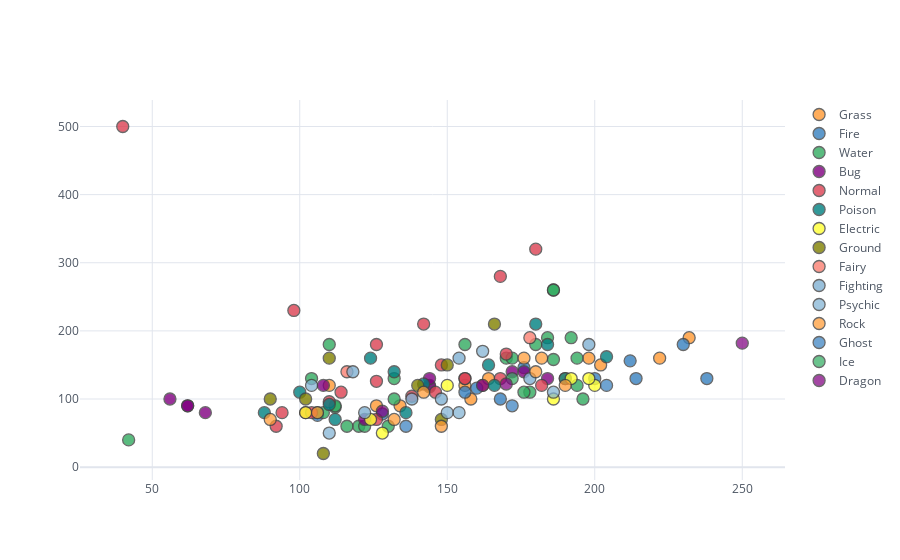

The code cell stored with this chart in its notebook:
### Code cell
#We can do scatter plots as follows: 
df.iplot(kind="scatter", theme="white",x="atk",y="stamina",
            categories="primary")

### Figure 1 — Plotly figure (JSON) as saved in the notebook; plotly's stock layout.template omitted (floating-point values rounded to 4 significant figures)
{"data": [{"marker": {"color": "rgba(255, 153, 51, 1.0)", "line": {"width": 1.3}, "opacity": 0.8, "size": 12, "symbol": "circle"}, "mode": "markers", "name": "Grass", "textfont": {"color": "#4D5663"}, "type": "scatter", "x": [126, 156, 198, 134, 162, 202, 158, 190, 222, 110, 232, 164], "y": [90, 120, 160, 90, 120, 150, 100, 130, 160, 120, 190, 130]}, {"marker": {"color": "rgba(55, 128, 191, 1.0)", "line": {"width": 1.3}, "opacity": 0.8, "size": 12, "symbol": "circle"}, "mode": "markers", "name": "Fire", "textfont": {"color": "#4D5663"}, "type": "scatter", "x": [128, 160, 212, 106, 176, 156, 230, 168, 200, 214, 238], "y": [78, 116, 156, 76, 146, 110, 180, 100, 130, 130, 130]}, {"marker": {"color": "rgba(50, 171, 96, 1.0)", "line": {"width": 1.3}, "opacity": 0.8, "size": 12, "symbol": "circle"}, "mode": "markers", "name": "Water", "textfont": {"color": "#4D5663"}, "type": "scatter", "x": [112, 144, 186, 132, 194, 108, 132, 180, 106, 170, 110, 184, 104, 156, 120, 196, 116, 178, 122, 176, 112, 172, 130, 194, 42, 192, 186, 186], "y": [88, 118, 158, 100, 160, 80, 130, 180, 80, 160, 180, 190, 130, 180, 60, 100, 60, 110, 60, 110, 90, 160, 60, 120, 40, 190, 260, 260]}, {"marker": {"color": "rgba(128, 0, 128, 1.0)", "line": {"width": 1.3}, "opacity": 0.8, "size": 12, "symbol": "circle"}, "mode": "markers", "name": "Bug", "textfont": {"color": "#4D5663"}, "type": "scatter", "x": [62, 56, 144, 68, 62, 144, 122, 162, 108, 172, 176, 184], "y": [90, 100, 120, 80, 90, 130, 70, 120, 120, 140, 140, 130]}, {"marker": {"color": "rgba(219, 64, 82, 1.0)", "line": {"width": 1.3}, "opacity": 0.8, "size": 12, "symbol": "circle"}, "mode": "markers", "name": "Normal", "textfont": {"color": "#4D5663"}, "type": "scatter", "x": [94, 126, 170, 92, 146, 102, 168, 98, 168, 104, 156, 138, 126, 182, 126, 40, 142, 148, 110, 114, 156, 180], "y": [80, 126, 166, 60, 110, 80, 130, 230, 280, 80, 130, 104, 70, 120, 180, 500, 210, 150, 96, 110, 130, 320]}, {"marker": {"color": "rgba(0, 128, 128, 1.0)", "line": {"width": 1.3}, "opacity": 0.8, "size": 12, "symbol": "circle"}, "mode": "markers", "name": "Poison", "textfont": {"color": "#4D5663"}, "type": "scatter", "x": [112, 166, 100, 132, 184, 110, 142, 204, 88, 164, 124, 180, 136, 190], "y": [70, 120, 110, 140, 180, 92, 122, 162, 80, 150, 160, 210, 80, 130]}, {"marker": {"color": "rgba(255, 255, 51, 1.0)", "line": {"width": 1.3}, "opacity": 0.8, "size": 12, "symbol": "circle"}, "mode": "markers", "name": "Electric", "textfont": {"color": "#4D5663"}, "type": "scatter", "x": [124, 200, 128, 186, 102, 150, 198, 192], "y": [70, 120, 50, 100, 80, 120, 130, 130]}, {"marker": {"color": "rgba(128, 128, 0, 1.0)", "line": {"width": 1.3}, "opacity": 0.8, "size": 12, "symbol": "circle"}, "mode": "markers", "name": "Ground", "textfont": {"color": "#4D5663"}, "type": "scatter", "x": [90, 150, 108, 148, 102, 140, 110, 166], "y": [100, 150, 20, 70, 100, 120, 160, 210]}, {"marker": {"color": "rgba(251, 128, 114, 1.0)", "line": {"width": 1.3}, "opacity": 0.8, "size": 12, "symbol": "circle"}, "mode": "markers", "name": "Fairy", "textfont": {"color": "#4D5663"}, "type": "scatter", "x": [116, 178], "y": [140, 190]}, {"marker": {"color": "rgba(128, 177, 211, 1.0)", "line": {"width": 1.3}, "opacity": 0.8, "size": 12, "symbol": "circle"}, "mode": "markers", "name": "Fighting", "textfont": {"color": "#4D5663"}, "type": "scatter", "x": [122, 178, 118, 154, 198, 148, 138], "y": [80, 130, 140, 160, 180, 100, 100]}, {"marker": {"color": "rgba(128, 177, 211, 0.8999999999999999)", "line": {"width": 1.3}, "opacity": 0.8, "size": 12, "symbol": "circle"}, "mode": "markers", "name": "Psychic", "textfont": {"color": "#4D5663"}, "type": "scatter", "x": [110, 150, 186, 104, 162, 154], "y": [50, 80, 110, 120, 170, 80]}, {"marker": {"color": "rgba(255, 153, 51, 0.8999999999999999)", "line": {"width": 1.3}, "opacity": 0.8, "size": 12, "symbol": "circle"}, "mode": "markers", "name": "Rock", "textfont": {"color": "#4D5663"}, "type": "scatter", "x": [106, 142, 176, 90, 132, 180, 148, 190, 182], "y": [80, 110, 160, 70, 70, 140, 60, 120, 160]}, {"marker": {"color": "rgba(55, 128, 191, 0.8999999999999999)", "line": {"width": 1.3}, "opacity": 0.8, "size": 12, "symbol": "circle"}, "mode": "markers", "name": "Ghost", "textfont": {"color": "#4D5663"}, "type": "scatter", "x": [136, 172, 204], "y": [60, 90, 120]}, {"marker": {"color": "rgba(50, 171, 96, 0.8999999999999999)", "line": {"width": 1.3}, "opacity": 0.8, "size": 12, "symbol": "circle"}, "mode": "markers", "name": "Ice", "textfont": {"color": "#4D5663"}, "type": "scatter", "x": [172], "y": [130]}, {"marker": {"color": "rgba(128, 0, 128, 0.8999999999999999)", "line": {"width": 1.3}, "opacity": 0.8, "size": 12, "symbol": "circle"}, "mode": "markers", "name": "Dragon", "textfont": {"color": "#4D5663"}, "type": "scatter", "x": [128, 170, 250], "y": [82, 122, 182]}], "layout": {"legend": {"bgcolor": "#FFFFFF", "font": {"color": "#4D5663"}}, "paper_bgcolor": "#FFFFFF", "plot_bgcolor": "#FFFFFF", "title": {"font": {"color": "#4D5663"}}, "xaxis": {"gridcolor": "#E1E5ED", "showgrid": true, "tickfont": {"color": "#4D5663"}, "title": {"font": {"color": "#4D5663"}, "text": ""}, "zerolinecolor": "#E1E5ED"}, "yaxis": {"gridcolor": "#E1E5ED", "showgrid": true, "tickfont": {"color": "#4D5663"}, "title": {"font": {"color": "#4D5663"}, "text": ""}, "zerolinecolor": "#E1E5ED"}}}
